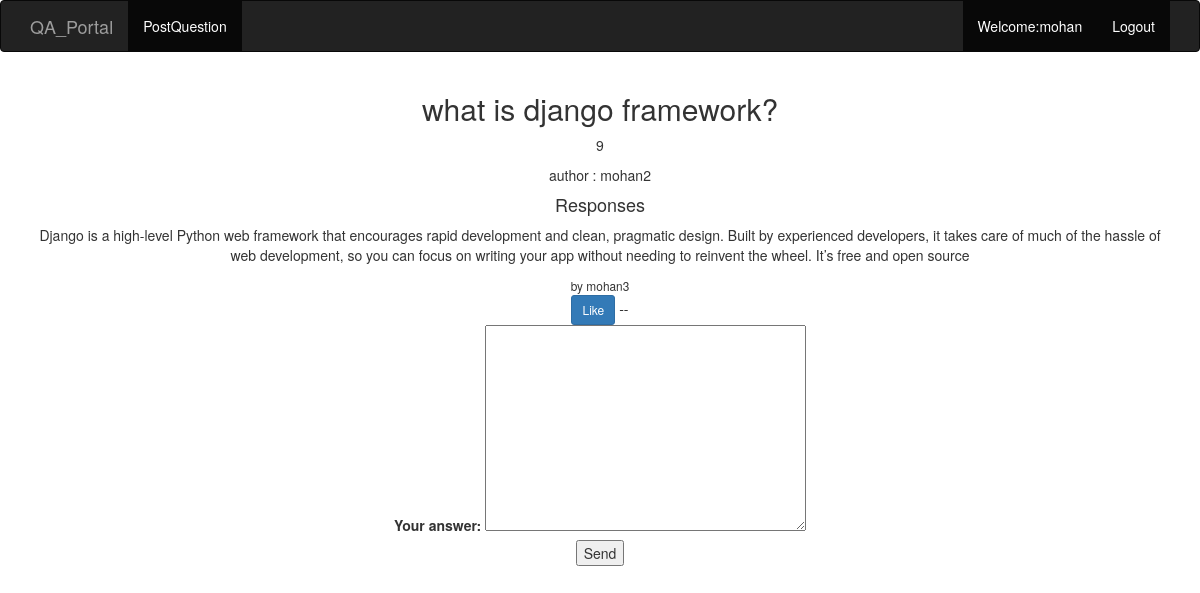
The page /question/9 (signed in) on the database its author committed.
### Q_and_A_app/models.py (models this page shows, shortened)
class Question(models.Model):
    author = models.ForeignKey(User, null=False, on_delete=models.CASCADE)
    ask_question = models.CharField(max_length=200, null=False)
    created_at = models.DateTimeField(auto_now_add=True)
    updated_at = models.DateTimeField(auto_now=True)
    def get_responses(self):
        return self.responses.filter(parent=None)

class Answer(models.Model):
    user = models.ForeignKey(User, null=False, on_delete=models.CASCADE)
    question = models.ForeignKey(Question, null=False, on_delete=models.CASCADE, related_name='responses')
    parent = models.ForeignKey('self', null=True, blank=True, on_delete=models.CASCADE)
    post_answer = models.TextField(null=False)
    created_at = models.DateTimeField(auto_now_add=True)
    updated_at = models.DateTimeField(auto_now=True)
    likes=models.ManyToManyField(User,related_name='blog_post')

### Q_and_A_app/views.py (the view, shortened to what this page needs)
# urls.py: path('question/<int:id>', views.questionPage, name='question'),
def questionPage(request, id):
    response_form = Add_Response_Form()
    question = Question.objects.get(id=id)
    context = {
        'question': question,
        'response_form': response_form,
    }
    return render(request, 'question.html', context)

### Q_and_A_app/forms.py
class Add_Response_Form(forms.ModelForm):
    class Meta:
        model = Answer
        fields = ['post_answer']

### templates/question.html (shortened to what this page needs)
<!DOCTYPE html>
{% extends "base.html" %}
{% load static %}
{% block body_block %}
<div class="container" align="center">
  <h2 >{{question.ask_question}}</h2>
  <p >{{question.id}}</p>
  <span >author : {{question.author.username}}</span>
  <div >
    <h4 >Responses</h4>
    {% if not question.responses.all %}
      <p >No responses yet</p>
    {% else %}
      {% for response in question.get_responses %}
       <p >{{response.post_answer}}</p>
         <small>by {{response.user.username}}</small>
         <form class="" action="{% url 'like_post' response.pk %}" method="post">
           <button type="submit" name="response_id" value="{{response.id}}" class="btn btn-primary btn-sm">Like</button> -- {{total_likes}}
         </form>
      {% endfor %}
    {% endif %}
  </div>
{% if user.is_authenticated %}
<form method="POST" >
<div >
  <label for="{{response_form.post_answer.id_for_label}}">Your answer:</label>
  {{response_form.post_answer}}
</div>
<input type="submit" value="Send" class="submit-button"/>
</form>
{% endif %}
</div>
{% endblock %}

### templates/base.html (shortened to what this page needs)
<!DOCTYPE html>
{% load static %}
<html lang="en" dir="ltr">
  <head>
<link rel="stylesheet" href="https://maxcdn.bootstrapcdn.com/bootstrap/3.3.7/css/bootstrap.min.css"
crossorigin="anonymous">
  </head>
  <body>
    <nav class="navbar navbar-inverse">
      <div class="container">
        <div class="navbar-header">
          <a class="navbar-brand" href="{% url 'home' %}">QA_Portal</a>
        </div>
        <div class="collapse navbar-collapse" id="bs-example-navbar-collapse-1">
          <ul class="nav navbar-nav">
          <li class="active"><a href="{% url 'new-question' %}">PostQuestion <span class="sr-only">(current)</span></a></li>
          </ul>
          <ul class="nav navbar-nav navbar-right">
            {% if user.is_authenticated %}
            <li class="active"><a href="">Welcome:{{user.username}} <span class="sr-only">(current)</span></a></li>
            <li class="active"><a href="{% url 'logout' %}">Logout <span class="sr-only">(current)</span></a></li>
              {% else %}
              <li class="active"><a href="{% url 'register' %}">Register<span class="sr-only">(current)</span></a></li>
              <li class="active"><a href="{% url 'login' %}">Login <span class="sr-only">(current)</span></a></li>
            {% endif %}
          </ul>
        </div>
      </div>
    </nav>
    {% block body_block %}
 {% endblock %}
  </body>
</html>

### rows shown on the page
Question: ask_question "what is django framework?", id "9", author.username "mohan2"
Answer: post_answer "Django is a high-level Python web framework that encourages rapid development and clean, pragmatic design. Built by experienced developers, it takes care of much of the hassle of web development, so you can focus on writing your app without needing to reinvent the wheel. It’s free and open source", user.username "mohan3", {{ response.id }} 35 (drawn)

### other values the page prints
{{ user.username }} "mohan"
